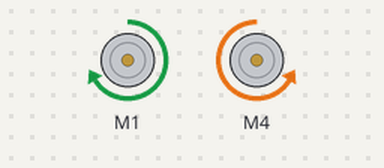
Simulated run of this sketch. Board: Arduino Uno, built with avr-gcc and run on an emulated ATmega328P. Parts: 2 × DC motor (green arrow = forward, orange = backward, longer = faster).

Above: at 1.5 s.
At 3.5 s:
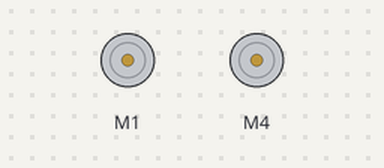
At 5.5 s:
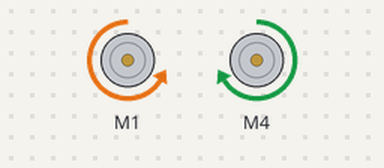
Timing chart, 0 to 10.4 s (numbered marks = the images above):
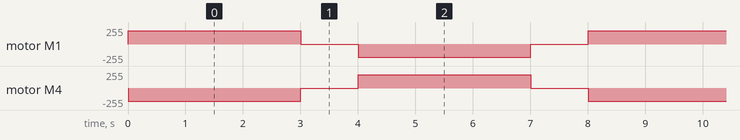

Measured:
- by itself, motor M1: repeats every 8.0 s: stopped 1.0 s, backward 200/255 3.0 s, stopped 1.0 s, forward 200/255 3.0 s
- by itself, motor M4: repeats every 8.0 s: stopped 1.0 s, forward 200/255 3.0 s, stopped 1.0 s, backward 200/255 3.0 s

The sketch:

dcMotor_rotation_30503.ino
```cpp
#include <AFMotor.h>
#include <SoftwareSerial.h>

AF_DCMotor motor_1(1);
AF_DCMotor motor_4(4);

void setup() {
  // put your setup code here, to run once:
  motor_1.setSpeed(200);
  motor_1.run(RELEASE);
  motor_4.setSpeed(200);
  motor_4.run(RELEASE);
}

void loop() {
  // put your main code here, to run repeatedly:
  motor_1.run(FORWARD);
  motor_4.run(BACKWARD);
  delay(3000);
  motor_1.run(RELEASE);
  motor_4.run(RELEASE);
  delay(1000);
  motor_1.run(BACKWARD);
  motor_4.run(FORWARD);
  delay(3000);
  motor_1.run(RELEASE);
  motor_4.run(RELEASE);
  delay(1000);
}
```
